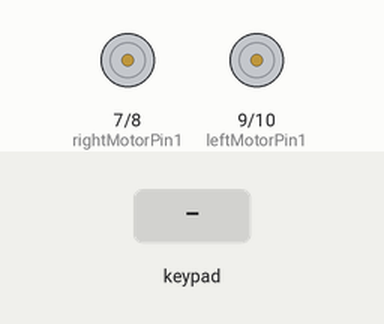
Simulated run of this sketch. Board: Arduino Uno, built with avr-gcc and run on an emulated ATmega328P. Parts: motor-driver pin pairs drawn as motors (green arrow = first pin HIGH = forward, orange = second pin HIGH = backward, longer = more drive, scaled by the enable pin). Inputs (shaded band) come from the test bench.

Above: at 1.2 s.
1.3 s: key 'U' pressed
At 1.5 s:
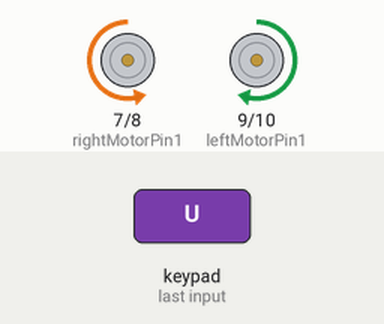
3.2 s: key 'D' pressed
At 3.4 s:
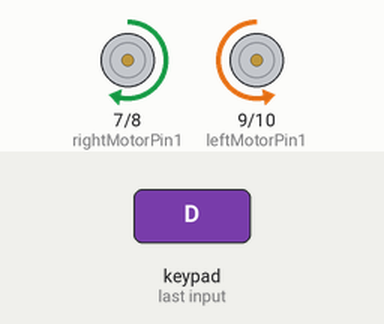
5.1 s: key 'L' pressed
At 6.7 s:
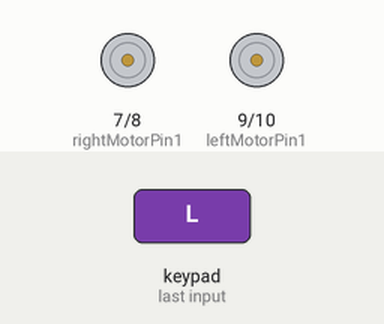
7.0 s: key 'R' pressed
At 7.2 s:
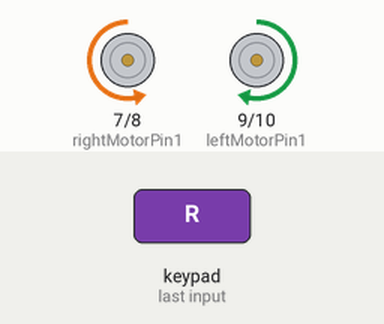
Timing chart, 0 to 9.9 s (numbered marks = the images above; inputs shaded):
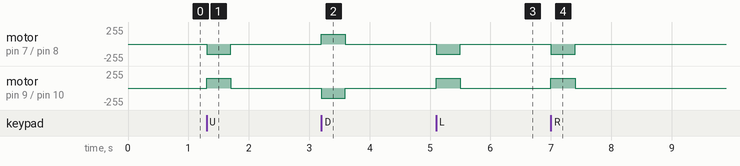

The sketch:

Arduino_car_program.ino
```cpp
#define CUSTOM_SETTINGS
#define INCLUDE_GAMEPAD_MODULE
#include <Dabble.h>
#include <DHT.h>

#define DHTPIN 12     // what pin we're connected to
#define DHTTYPE DHT22   // DHT 22  (AM2302)
DHT dht(DHTPIN, DHTTYPE); //// Initialize DHT sensor for normal 16mhz Arduino


//Right motor
int enableRightMotor=5;
int rightMotorPin1=7;
int rightMotorPin2=8;

//Left motor
int enableLeftMotor=6;
int leftMotorPin1=9;
int leftMotorPin2=10;

int chk;
float hum;
float temp;

void setup()
{
  // put your setup code here, to run once:
  pinMode(enableRightMotor,OUTPUT);
  pinMode(rightMotorPin1,OUTPUT);
  pinMode(rightMotorPin2,OUTPUT);

  pinMode(enableLeftMotor,OUTPUT);
  pinMode(leftMotorPin1,OUTPUT);
  pinMode(leftMotorPin2,OUTPUT);
  Serial.begin(9600);
  dht.begin();
  rotateMotor(0,0);
  Dabble.begin(9600, 2, 3);

}


void loop()
{
  int rightMotorSpeed=0;
  int leftMotorSpeed=0;
  Dabble.processInput();
  if (GamePad.isUpPressed())
  {
    rightMotorSpeed = -150;//255
    leftMotorSpeed = 150;//255
  }

  if (GamePad.isDownPressed())
  {
    rightMotorSpeed = 150;//-255
    leftMotorSpeed = -150;//-255
  }

  if (GamePad.isLeftPressed())
  {
    rightMotorSpeed = -150;//255
    leftMotorSpeed = 100; // 50
  }

  if (GamePad.isRightPressed())
  {
    rightMotorSpeed = -100; // 50
    leftMotorSpeed = 150;//255
  }
  if (GamePad.isTrianglePressed())
  {
    hum = dht.readHumidity();
    temp= dht.readTemperature();
    Serial.print("Humidity: ");
    Serial.print(hum);
    Serial.print(" Temp: ");
    Serial.print(temp);
    Serial.println(" Celsius");
    delay(1000);
   }

  rotateMotor(rightMotorSpeed, leftMotorSpeed);
}

void rotateMotor(int rightMotorSpeed, int leftMotorSpeed)
{
  if (rightMotorSpeed < 0)
  {
    digitalWrite(rightMotorPin1,LOW);
    digitalWrite(rightMotorPin2,HIGH);
  }
  else if (rightMotorSpeed >= 0)
  {
    digitalWrite(rightMotorPin1,HIGH);
    digitalWrite(rightMotorPin2,LOW);
  }

  if (leftMotorSpeed < 0)
  {
    digitalWrite(leftMotorPin1,LOW);
    digitalWrite(leftMotorPin2,HIGH);
  }
  else if (leftMotorSpeed >= 0)
  {
    digitalWrite(leftMotorPin1,HIGH);
    digitalWrite(leftMotorPin2,LOW);
  }


  analogWrite(enableRightMotor, abs(rightMotorSpeed));
  analogWrite(enableLeftMotor, abs(leftMotorSpeed));
}
```

Measured:
- after the input at 1.3 s, motor on pin 7 (rightMotorPin1) / pin 8 (rightMotorPin2): stopped → backward 150/255 at once, → stopped 0.40 s later; motor on pin 9 (leftMotorPin1) / pin 10 (leftMotorPin2): stopped → forward 150/255 at once, → stopped 0.40 s later
- after the input at 3.2 s, motor on pin 7 (rightMotorPin1) / pin 8 (rightMotorPin2): stopped → forward 150/255 at once, → stopped 0.40 s later; motor on pin 9 (leftMotorPin1) / pin 10 (leftMotorPin2): stopped → backward 150/255 at once, → stopped 0.40 s later
- after the input at 5.1 s, motor on pin 7 (rightMotorPin1) / pin 8 (rightMotorPin2): stopped → backward 150/255 at once, → stopped 0.40 s later; motor on pin 9 (leftMotorPin1) / pin 10 (leftMotorPin2): stopped → forward 150/255 at once, → stopped 0.40 s later
- after the input at 7.0 s, motor on pin 7 (rightMotorPin1) / pin 8 (rightMotorPin2): stopped → backward 150/255 at once, → stopped 0.40 s later; motor on pin 9 (leftMotorPin1) / pin 10 (leftMotorPin2): stopped → forward 150/255 at once, → stopped 0.40 s later
